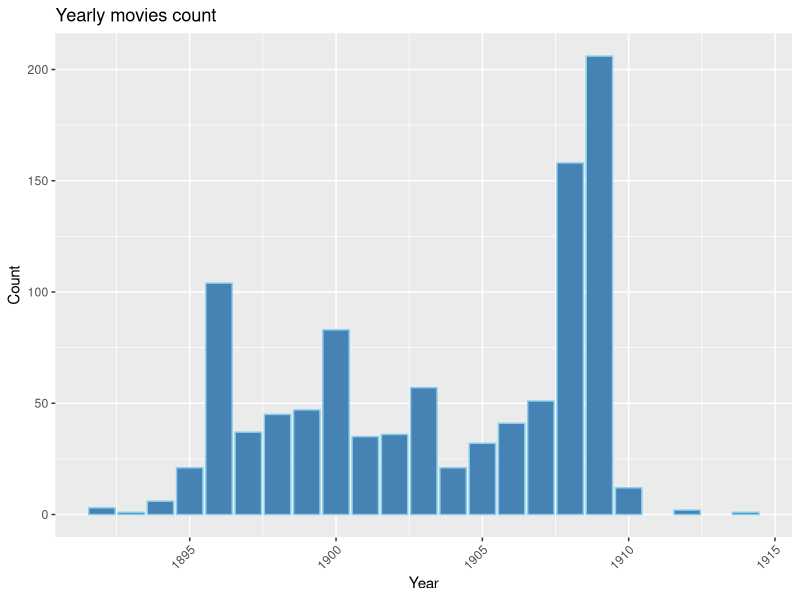
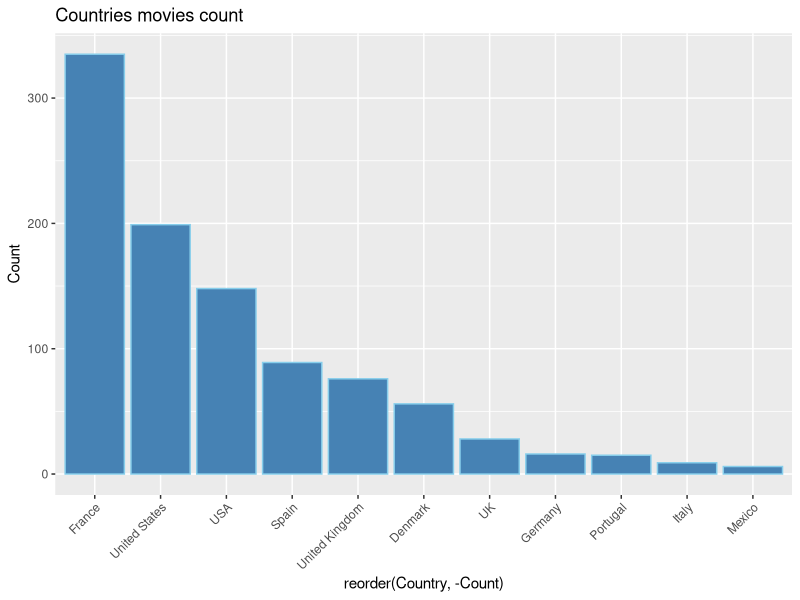
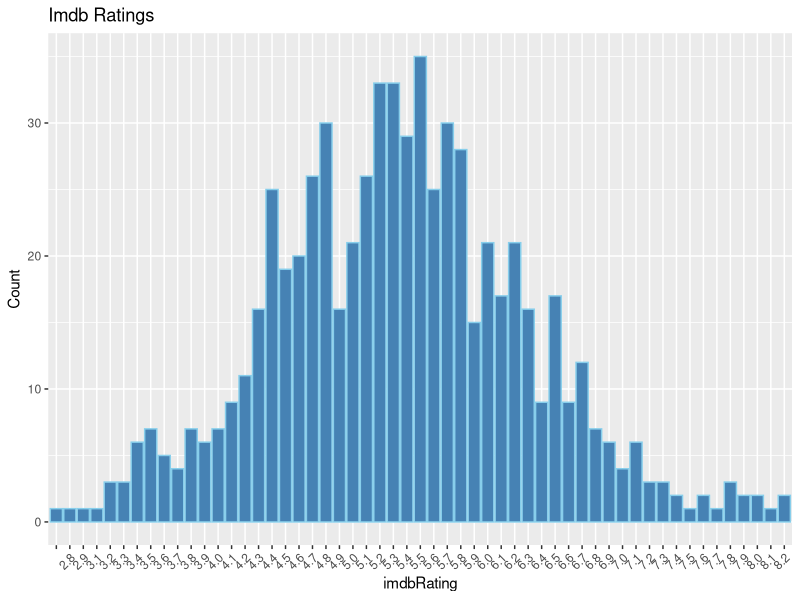
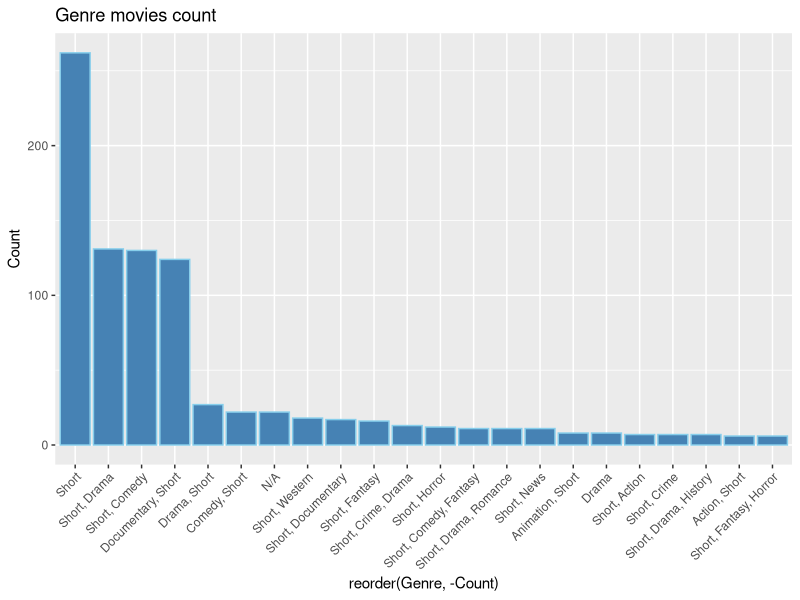

Write the R code that produced these figures, in order.
library(dplyr)
library(ggplot2)

df <- read.csv(file = 'output_db.csv') %>% as_data_frame()
df_groupby = df %>% group_by(Year)
year_mov = df_groupby %>% summarise(Count = n()) %>%
  arrange(desc(Year), desc(Count))

ggplot(year_mov[1:21,], aes(Year, Count)) + 
  geom_bar(stat="identity", color='skyblue',fill='steelblue')+
  ggtitle("Yearly movies count") + 
  theme(axis.text.x=element_text(angle=45, hjust=1))

df_groupby = df %>% group_by(Country)
country_mov = df_groupby %>% summarise(Count = n()) %>%
  arrange(desc(Count))
       
ggplot(country_mov[1:11,], aes(reorder(Country,-Count), Count)) + 
  geom_bar(stat="identity", color='skyblue',fill='steelblue')+
  ggtitle("Countries movies count") + 
  theme(axis.text.x=element_text(angle=45, hjust=1))

df_groupby = df %>% group_by(imdbRating)
imdb_mov = df_groupby %>% summarise(Count = n()) %>%
  arrange(desc(Count))

ggplot(imdb_mov[2:56,],aes(imdbRating , Count)) + 
  geom_bar(stat="identity", color='skyblue',fill='steelblue')+
  ggtitle("Imdb Ratings") + 
  theme(axis.text.x=element_text(angle=45, hjust=1))

df_groupby = df %>% group_by(Genre)
genre_mov = df_groupby %>% summarise(Count = n()) %>%
  arrange(desc(Count))

ggplot(genre_mov[1:22,], aes(reorder(Genre,-Count), Count)) + 
  geom_bar(stat="identity", color='skyblue',fill='steelblue')+
  ggtitle("Genre movies count") + 
  theme(axis.text.x=element_text(angle=45, hjust=1))
